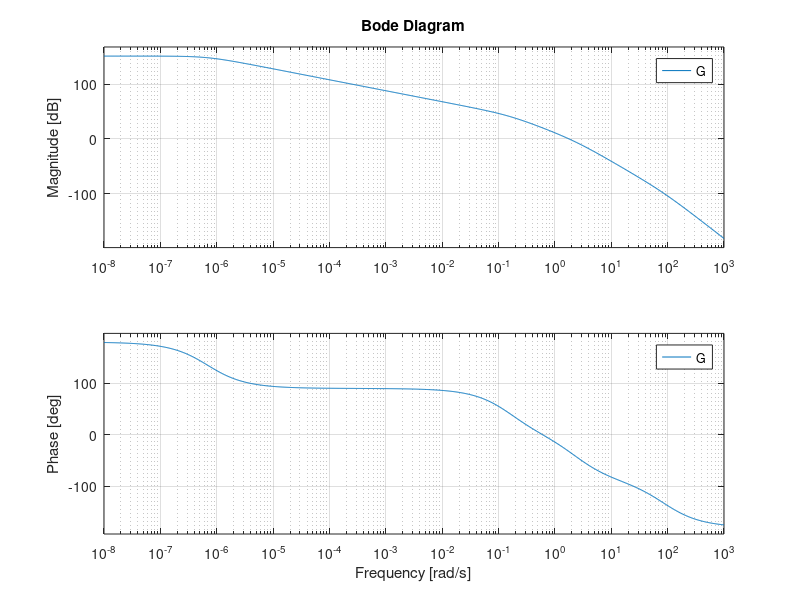

Reproduce this figure in MATLAB.
m = 10;                     % grammi
beta = 1.6;                   % (N*s)/m
Le = 55 * 10^-3;            % H
Re = 4.8;                   % ohm
Rth = 16.7;                 % K/W
Tp = 15;                    % gradi
Cth = 0.0251;       
d = 0.0002;
l = 0.15;
h = 6.55;                   % W/m^2 * K
S = pi*d*l;                 % superficie m^2
Tamb = 24;                  % gradi
r1 = 0.45 * 10^-2;          % metri
r2 = 4.5 * 10^-2;           % metri
J = 2 * 10^-4;              % kg*m^2
K_max = 3.92 * 10^3;        % N/m
Tavg = 70;                  % gradi
Tdiff = 20;                 % gradi
c = 6.2;                    
dl_max = 0.6 * 10^-2;       % metri
z_star = 4.2 * 10^-2;       % metri
g = 9.81;                   % m*s^2


K_star = (m*g*r2)/r1*(dl_max - r1/r2 * z_star);

x2_e = Tavg + (Tdiff/c)*log(K_star/K_max - K_star);

x1_e = sqrt((1/Re) * h * S * (x2_e -Tamb) + (1/Rth) * (x2_e - Tp));

K = K_max * (1- 1/(1 + exp(c * (x2_e - Tavg)/Tdiff)));

derivata_parziale_K = (c*K_max / Tdiff) * (exp(c*(x2_e - Tavg)/Tdiff)) / (1 + exp(c*(x2_e - Tavg)/Tdiff))^2;


A = [-Re/Le 0 0 0;
     2*Re*x1_e/Cth (-1/Cth)*(h*S + 1/Rth) 0 0;
     0 0 0 1;
     0 (r1*(dl_max -(r1/r2)*z_star) / (r2*(m + J/r2^2)) * derivata_parziale_K) -r1^2/(r2^2*(m+J/r2^2) * K) -beta/(m + J/r2^2)];


B = [1/Le;
     0;
     0;
     0];

C = [0 0 1 0];


D = 0;

pippo = ss(A,B,C,D);

G = tf(pippo);

figure;
bode(G);


